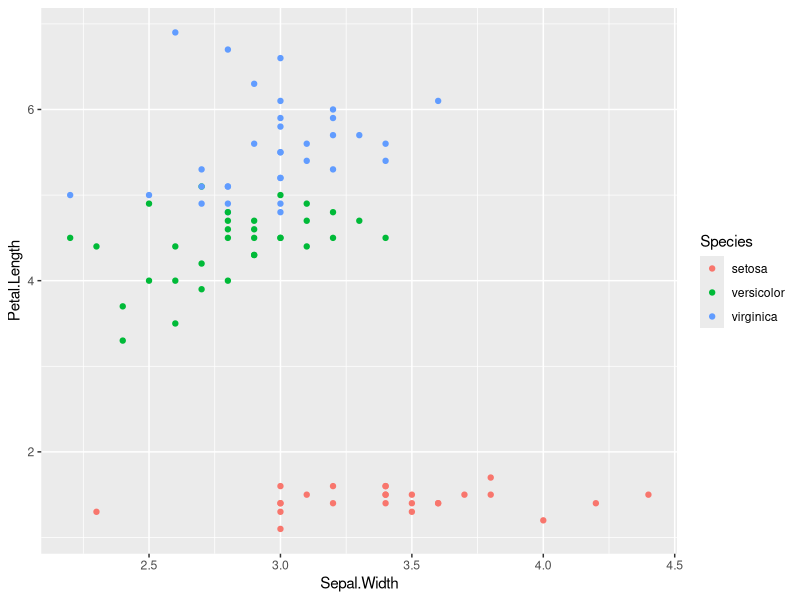
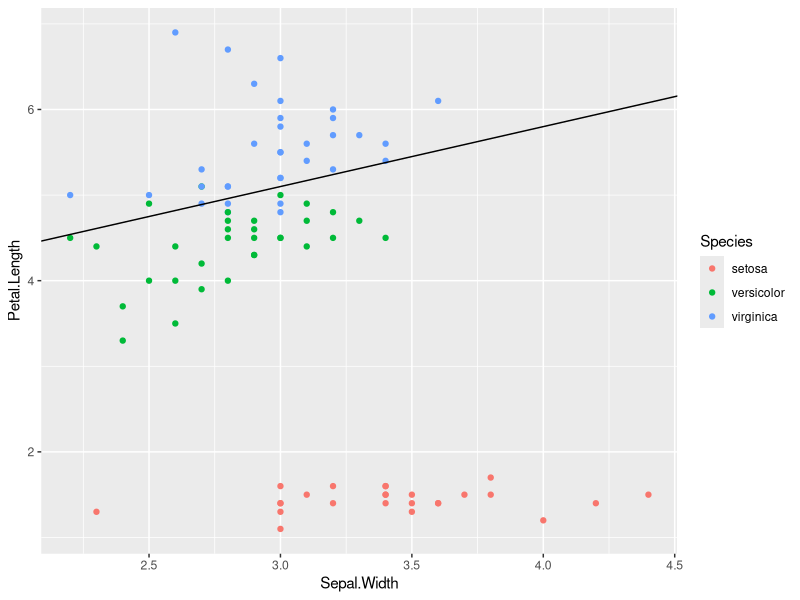

R code for these plots, in order: (Note: this script raises an error after producing the figures.)
## ---- chunk 1
library(class)
library(dplyr)
library(tidyverse)
library(ggplot2)
## ---- chunk 2
iris_data <- data.frame(iris)
rows = 150

set.seed(12)
intTrain = 0.60 * rows
train <- sample_n(iris_data,intTrain, replace = FALSE)

intTest = 0.40 * rows
test <- sample_n(iris_data, intTest, replace = FALSE)

head(test, 10)
head(train,10)

## ---- chunk 3
ggplot(data = train, mapping = aes(y = Petal.Length, x = Sepal.Width)) + geom_point(aes(color = Species))

## ---- chunk 4
#guess and check method 
ggplot(data = train, mapping = aes(y = Petal.Length, x = Sepal.Width)) + geom_point(aes(color = Species)) + geom_abline(intercept = 3, slope = 0.7)
## ---- chunk 5
lm()
rsut <- table()

## ---- chunk 6
#library(e1071)
#cols <- c(2, 3, 5)
#iris2 <- iris[ , cols] 
#iris2$Species <- factor(iris2$Species)

#svm.fit <- svm( Species ~ Petal.Length + Sepal.Width, data = iris2, kernel = "linear")

#plot(svm.fit, iris2)
## ---- chunk 7



## ---- chunk 8
#library(plot.matrix)
#matrix(data, 28,28, byrow=TRUE)
## ---- chunk 9



## ---- chunk 10


## ---- chunk 11



